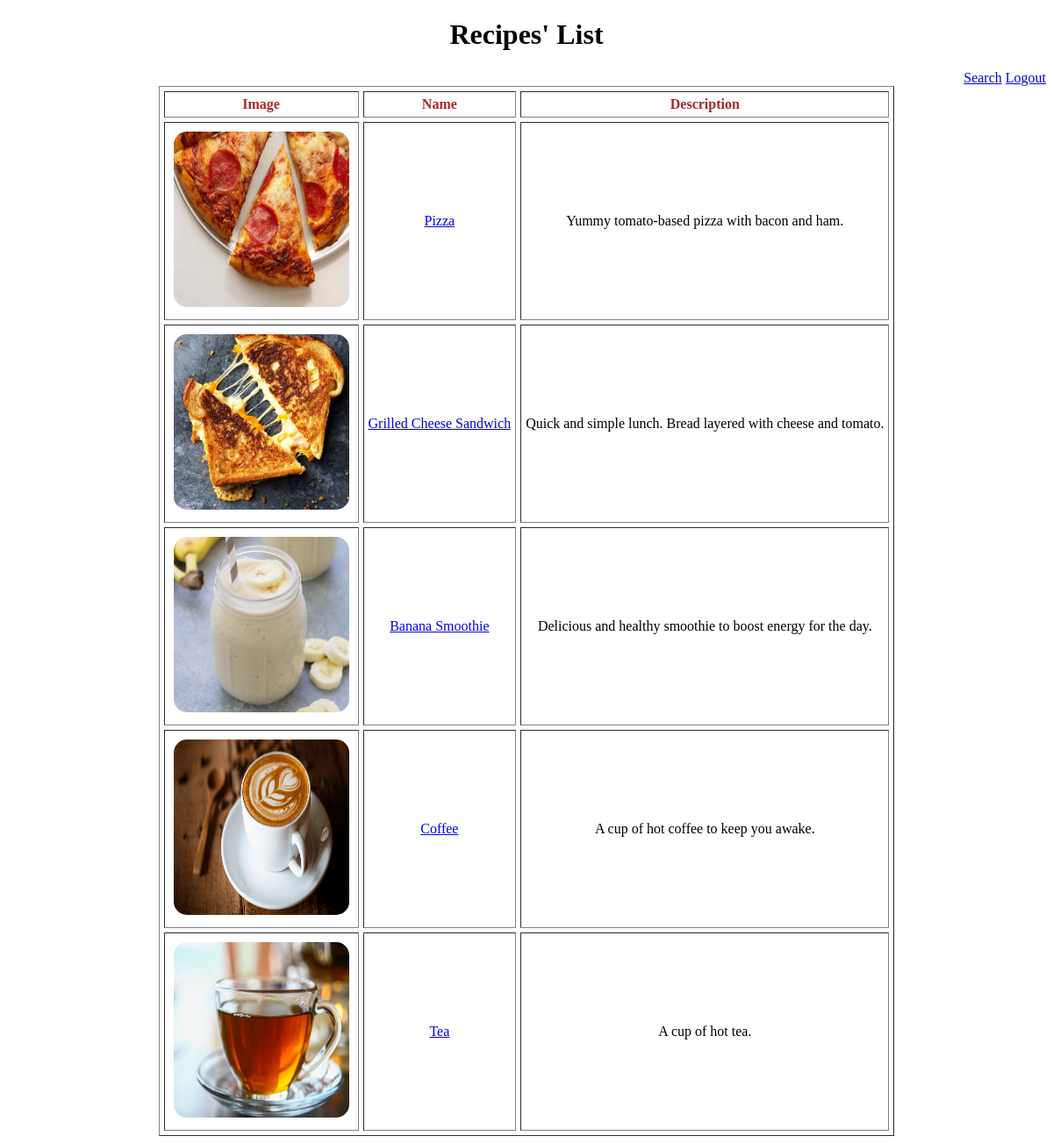
Page /recipes/ (signed in) on the committed database.
### recipe/models.py (models this page shows, shortened)
class Recipe(models.Model):
    name = models.CharField(max_length=120)
    cooking_time = models.PositiveIntegerField(help_text='in mins')
    ingredients = models.CharField(
        max_length=255, help_text='separate ingredient by a comma & a space')
    description = models.TextField()
    pic = models.ImageField(upload_to='recipe', default='no_picture.jpg')
    def get_absolute_url(self):
        return reverse('recipe:recipe_detail', kwargs={'pk': self.pk})

### recipe/views.py (the view)
# urls.py: path("recipes/", RecipeListView.as_view(), name="recipe_list"),
class RecipeListView(LoginRequiredMixin, ListView):
    model = Recipe  # specify model
    template_name = 'recipe/recipe_list.html'  # specify template

### recipe/templates/recipe/recipe_list.html (shortened to what this page needs)
{% load static %}
<!DOCTYPE html>
<h1 style="text-align: center;">Recipes' List</h1>
<div style="float: right;">
    <a href="{%url 'recipe:search' %}">Search</a>
    <a href="{%url 'logout' %}"> Logout </a>
</div><br>
<head>
</head>
<body>
    <table border="1" cellpadding="5" cellspacing="5">
        <tr class="table-title">
            <td>Image</td>
            <td>Name</td>
            <td>Description</td>
        </tr>
        {% for object in object_list %}
        <tr>
            <td><img src="{{object.pic.url}}" width="200" height="200" /></td>
            <td><a href="{{object.get_absolute_url}}">{{object.name}}</a></td>
            <td>{{object.description}}</td>
        </tr>
        {% endfor %}
    </table>
</body>

### recipe/templates/recipe/recipe_list.html (style rules this page uses)
table, th, td { margin-left: auto; margin-right: auto; text-align: center; }
.table-title { font-weight: bold; color: brown; }
img { border-radius: 20px; padding: 5px; }

### rows in the picture
Recipe: pic (picture), name "Pizza", description "Yummy tomato-based pizza with bacon and ham."
Recipe: pic (picture), name "Grilled Cheese Sandwich", description "Quick and simple lunch. Bread layered with cheese and tomato."
Recipe: pic (picture), name "Banana Smoothie", description "Delicious and healthy smoothie to boost energy for the day."
Recipe: pic (picture), name "Coffee", description "A cup of hot coffee to keep you awake."
Recipe: pic (picture), name "Tea", description "A cup of hot tea."
